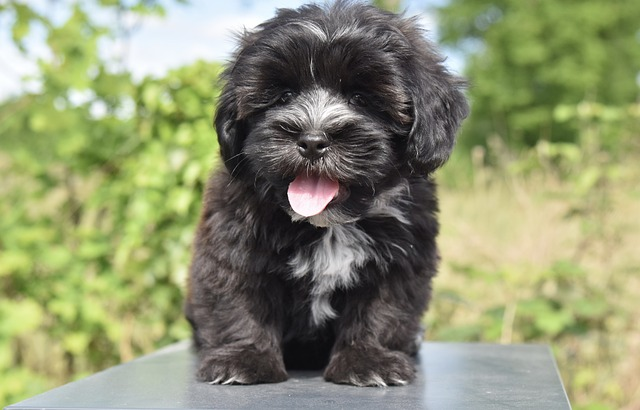
#> input picture image transformations/dog.jpg, 640 x 410 px
$ python flip.py
#> lines starting #> are read from the running program, lines starting #| are printed output that depends on the picture
import cv2 as cv
import numpy as np

img=cv.imread("dog.jpg")
#> img is the input picture: shape (410, 640, 3); mean B, G, R 113.3, 147.4, 142.2
cv.imshow("img",img)

flip=cv.flip(img,-1)
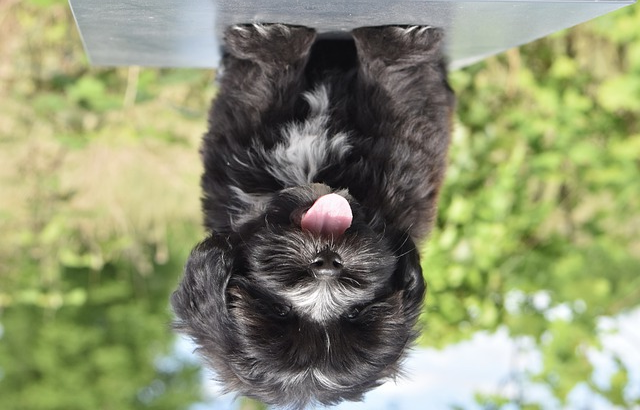
#> flip: shape (410, 640, 3); mean B, G, R 113.3, 147.4, 142.2
cv.imshow("flip",flip)

cv.waitKey(0)
